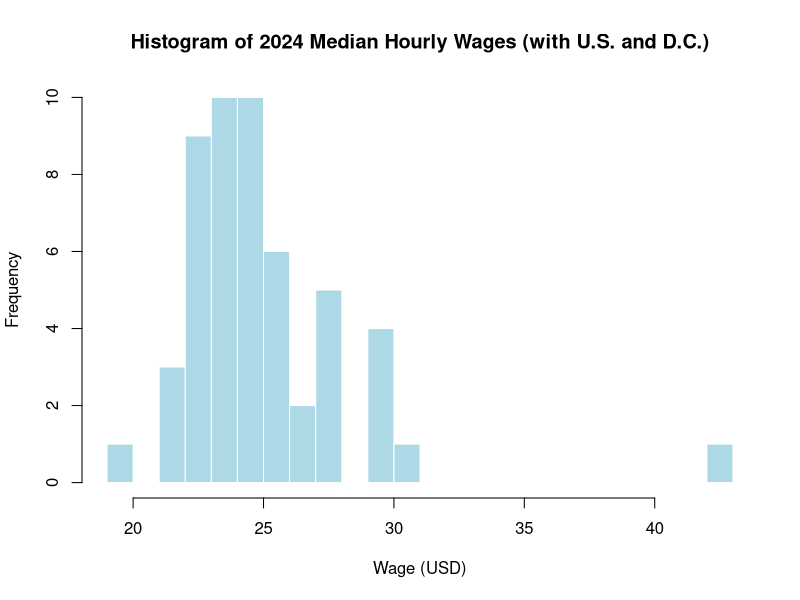
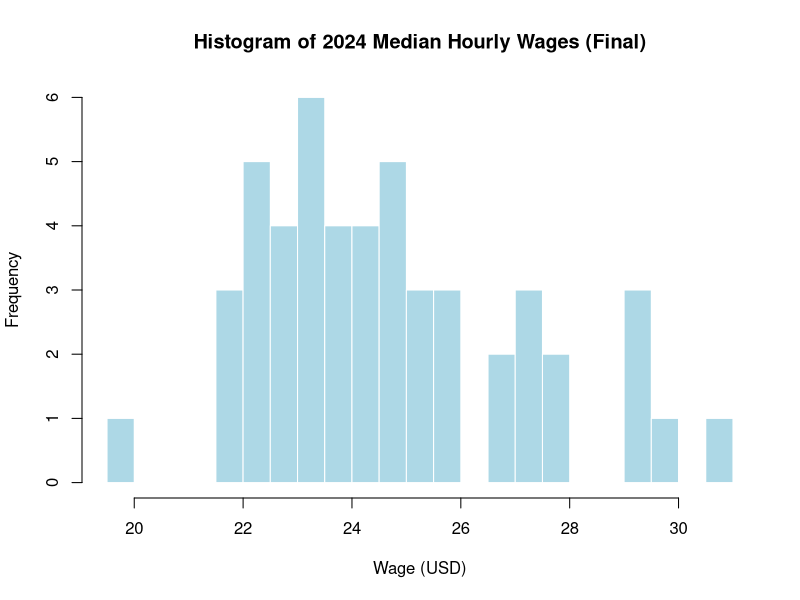
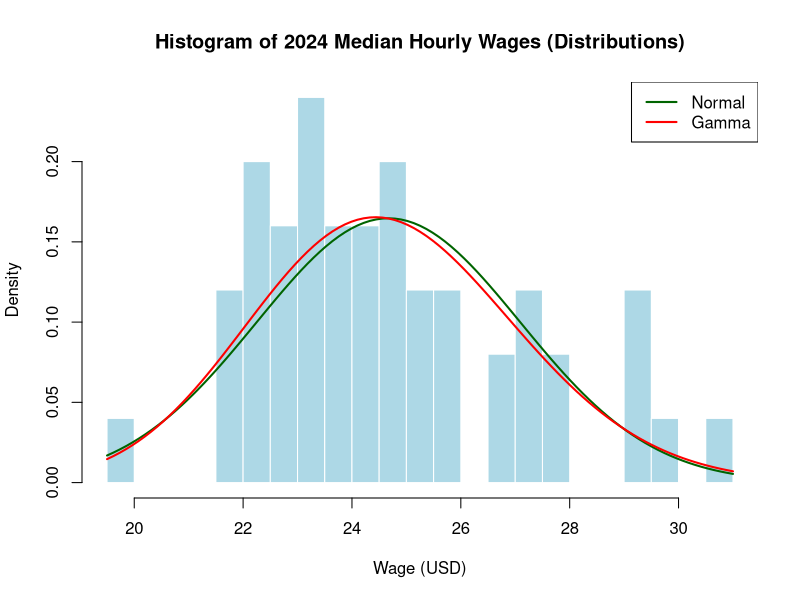
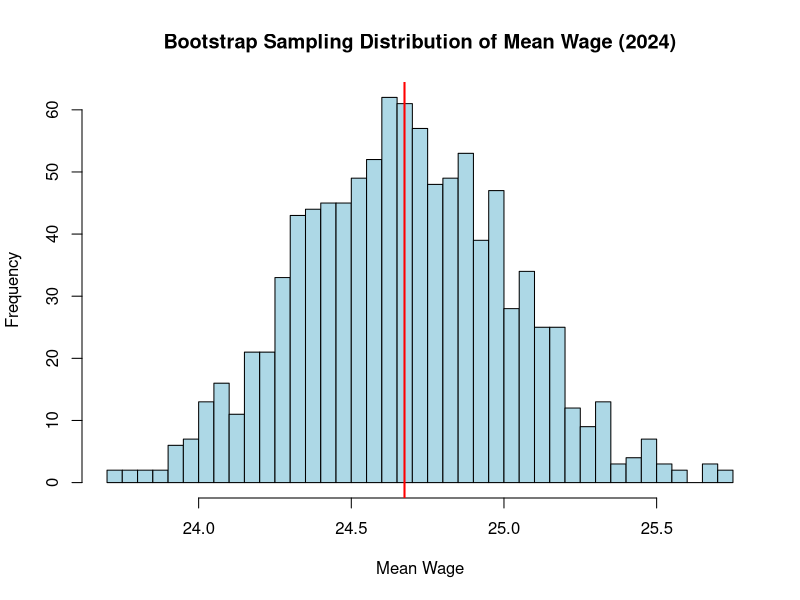
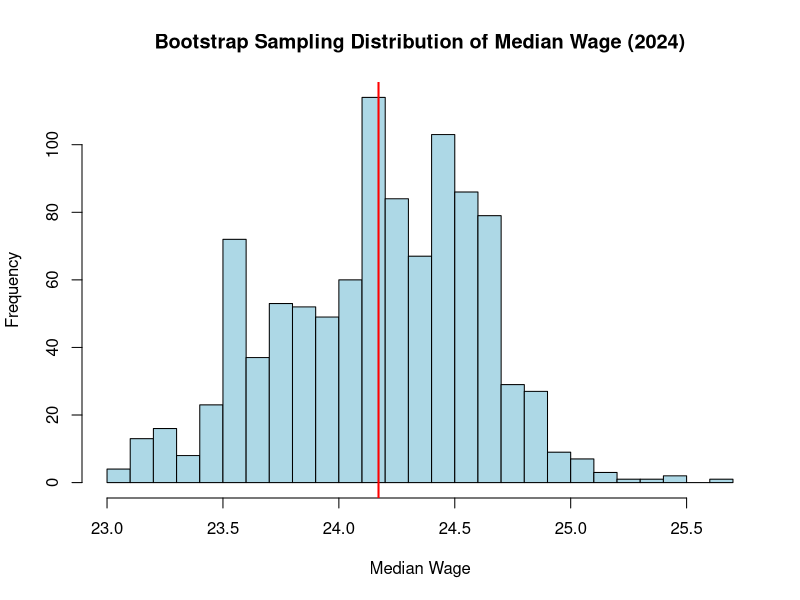

Recreate these plots in R, in order.
## ---- chunk 1
library(tidyverse)
wages <- read.csv("data/median_hourly_wage_state_epi.csv")
wages_2024 <- subset(wages, format(as.Date(date), "%Y") == "2024") %>%
  select(-date) %>%
  pivot_longer(cols = everything(), 
               names_to = "State", values_to = "Hourly.Wage.2024")
## ---- chunk 2
hist(wages_2024$Hourly.Wage.2024, xlab="Wage (USD)", breaks=30,
     main="Histogram of 2024 Median Hourly Wages (with U.S. and D.C.)",
     col = "lightblue",
     border = "white")
wages_2024 <- wages_2024 %>%
  filter(!(State %in% c("District.of.Columbia", "United.States")))
hist(wages_2024$Hourly.Wage.2024, xlab="Wage (USD)", breaks=30,
     main="Histogram of 2024 Median Hourly Wages (Final)",
     col = "lightblue",
     border = "white")
## ---- chunk 3
hist(wages_2024$Hourly.Wage.2024,
     xlab = "Wage (USD)",
     breaks = 30,
     main = "Histogram of 2024 Median Hourly Wages (Distributions)",
     freq = FALSE,
     col = "lightblue",
     border = "white")

wage_mean <- mean(wages_2024$Hourly.Wage.2024, na.rm = TRUE)
wage_sd <- sd(wages_2024$Hourly.Wage.2024, na.rm = TRUE)

curve(dnorm(x, mean = wage_mean, sd = wage_sd),
      col = "darkgreen", lwd = 2, add = TRUE)

wage_mean <- mean(wages_2024$Hourly.Wage.2024, na.rm = TRUE)
wage_var <- var(wages_2024$Hourly.Wage.2024, na.rm = TRUE)

gamma_shape <- wage_mean^2 / wage_var
gamma_rate <- wage_mean / wage_var

curve(dgamma(x, shape = gamma_shape, rate = gamma_rate),
      col = "red", lwd = 2, add = TRUE)

legend("topright", legend = c("Normal", "Gamma"),
       col = c("darkgreen", "red"), lwd = 2)
## ---- chunk 4
set.seed(442)
B <- 1000

wage_vec <- wages_2024$Hourly.Wage.2024

boot_means <- replicate(B, mean(sample(wage_vec, replace = TRUE)))
boot_medians <- replicate(B, median(sample(wage_vec, replace = TRUE)))

boot_mean <- mean(boot_means)
boot_median <- mean(boot_medians)

hist(boot_means,
     main = "Bootstrap Sampling Distribution of Mean Wage (2024)",
     xlab = "Mean Wage",
     col = "lightblue", breaks = 30)
abline(v = boot_mean, col = "red", lwd = 2)
## ---- chunk 5
hist(boot_medians,
     main = "Bootstrap Sampling Distribution of Median Wage (2024)",
     xlab = "Median Wage",
     col = "lightblue", breaks = 30)
abline(v = boot_median, col = "red", lwd = 2)
## ---- chunk 6
print(wages_2024$Hourly.Wage.2024)
